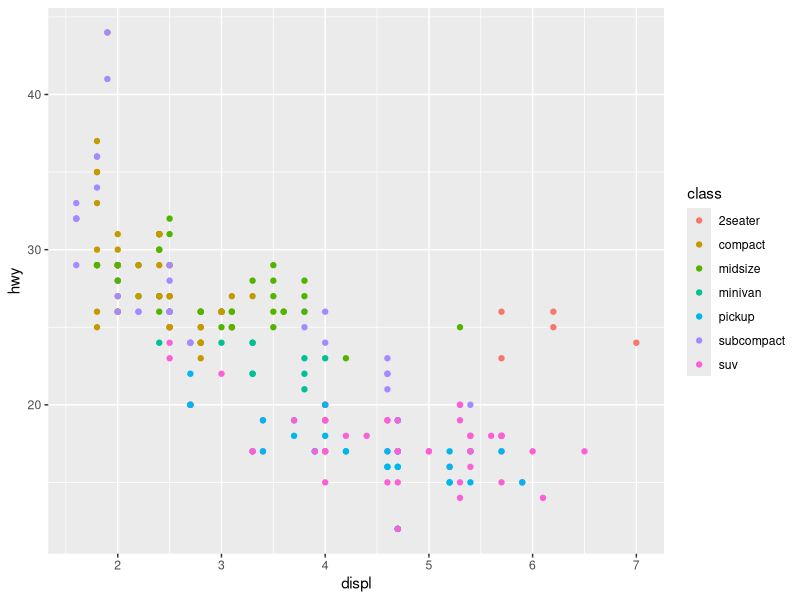
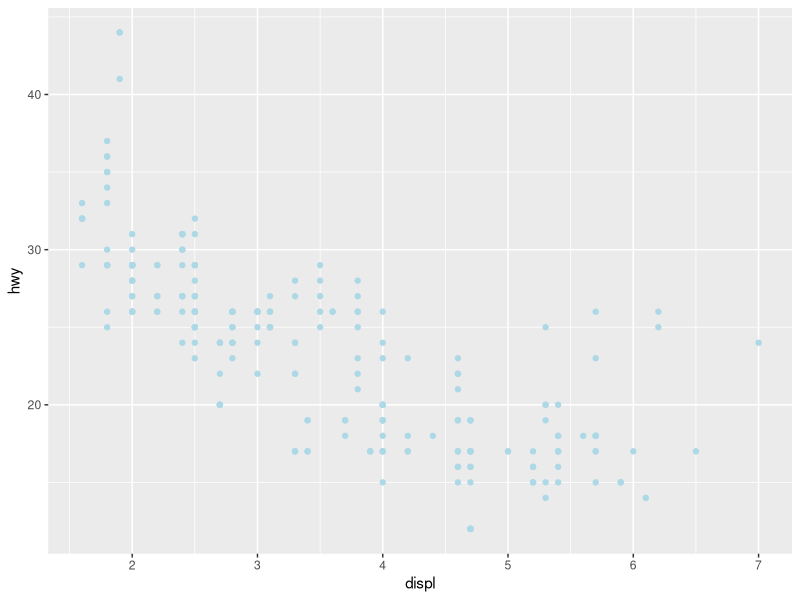
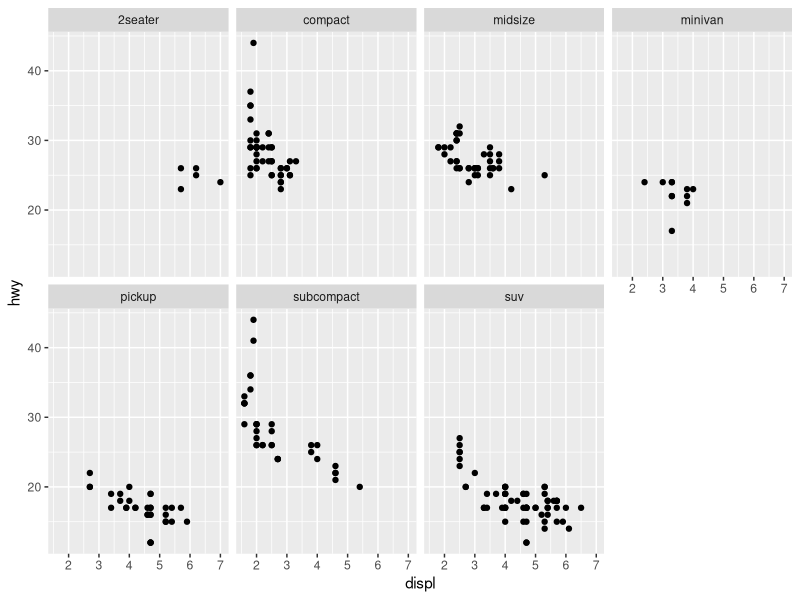
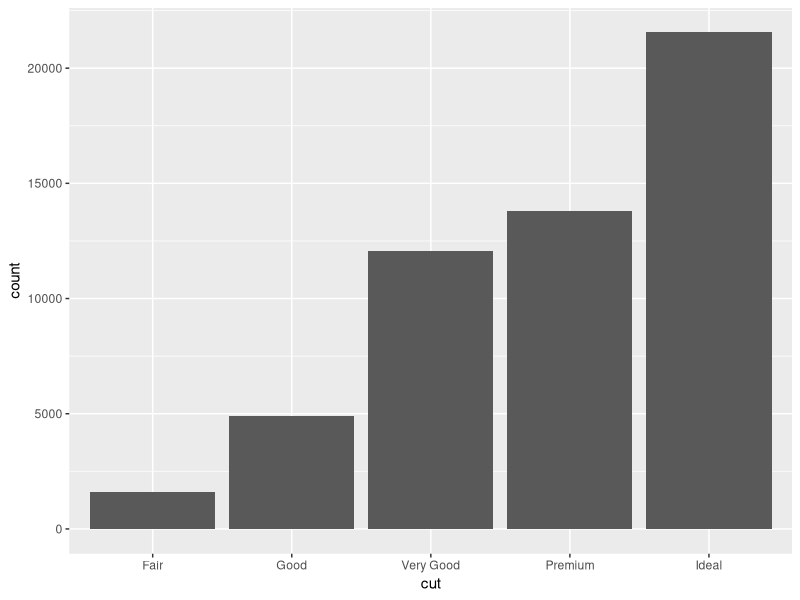
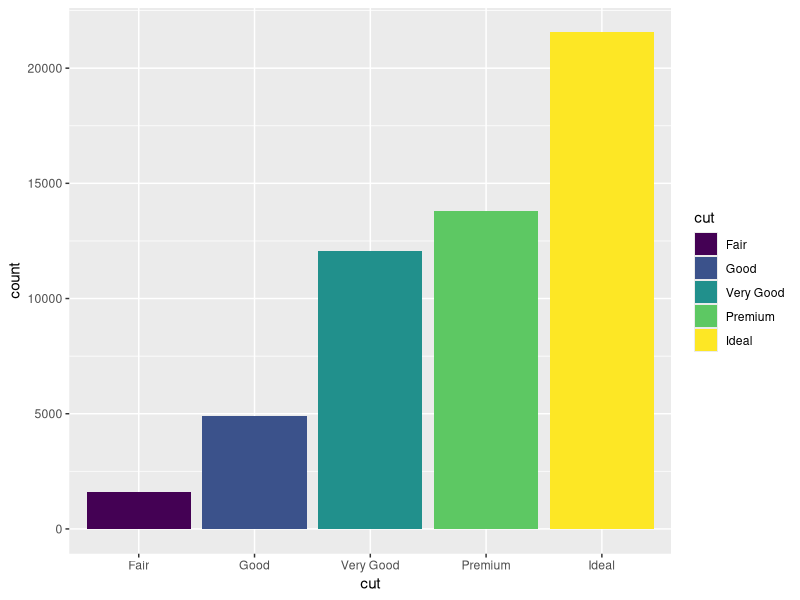
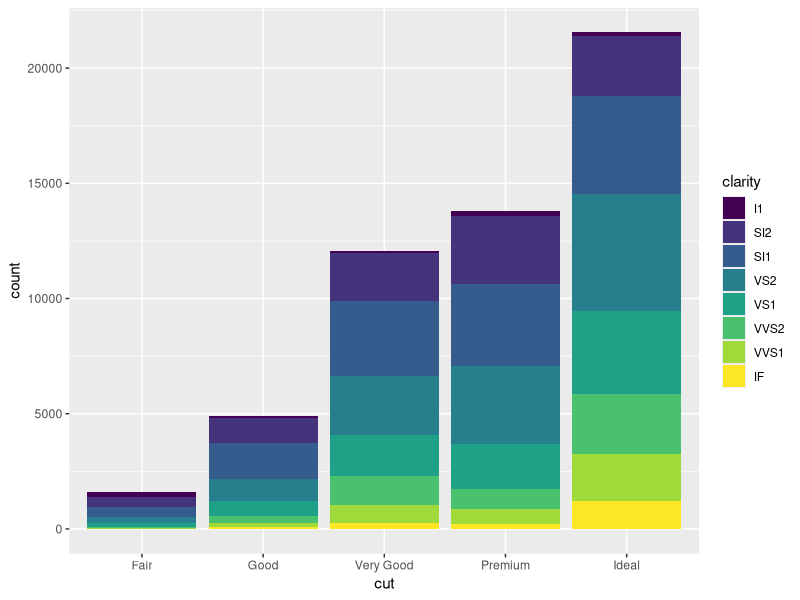
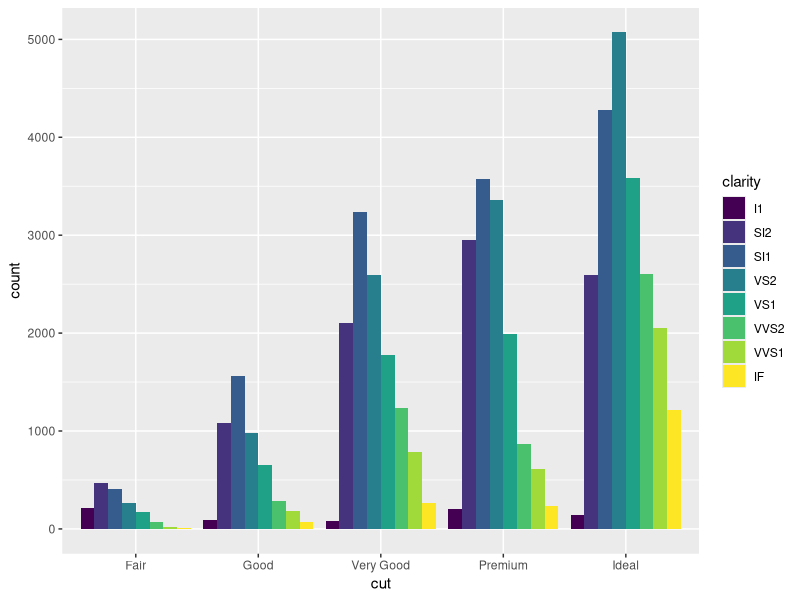
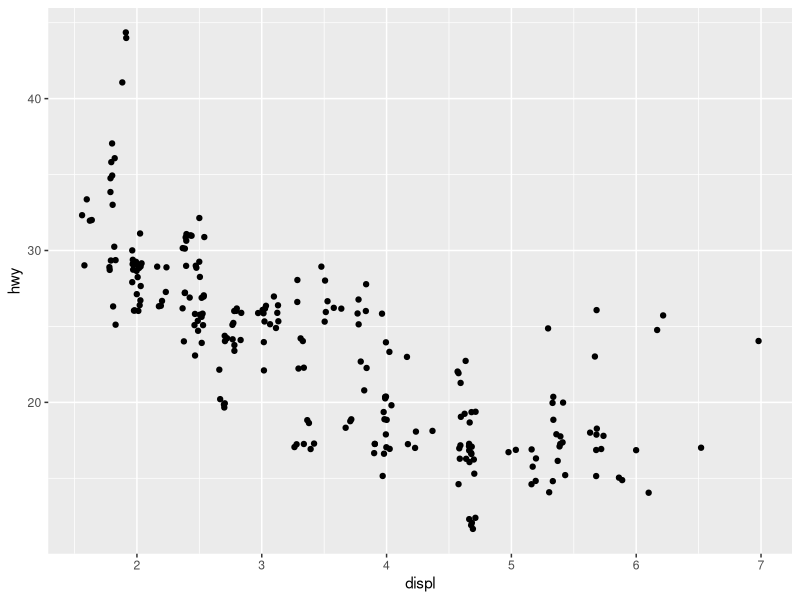

R code for these plots, in order:
library(ggplot2)

# Creating a ggplot
ggplot(data = mpg) + 
  geom_point(mapping = aes(x = displ, y = hwy, color = class))
# 'color' has the same function as 'shape' or 'alpha'

# Check out if the 'color' order is out of 'aes'
ggplot(data = mpg) + 
  geom_point(mapping = aes(x = displ, y = hwy), color = 'lightblue')

# Facets
ggplot(data = mpg) + 
  geom_point(mapping = aes(x = displ, y = hwy)) + 
  facet_wrap(~class, nrow= 2)

# Bar Chart
# count the number of each type of the diamonds
ggplot(data = diamonds) + 
  geom_bar(mapping = aes(x = cut))

# Use 'fill' order in bar chart
# self-fill
ggplot(data = diamonds) + 
  geom_bar(mapping = aes(x = cut, fill = cut))
# classified-fill
ggplot(data = diamonds) + 
  geom_bar(mapping = aes(x = cut, fill = clarity))
# Use 'position' to make an adjustment
ggplot(data = diamonds) + 
  geom_bar(mapping = aes(x = cut, fill = clarity), position = "dodge")


# Point chart
# Add a random noise to spread data(to see the density of data)
ggplot(data = mpg) + 
  geom_point(mapping = aes(x = displ, y = hwy), position = "jitter")

